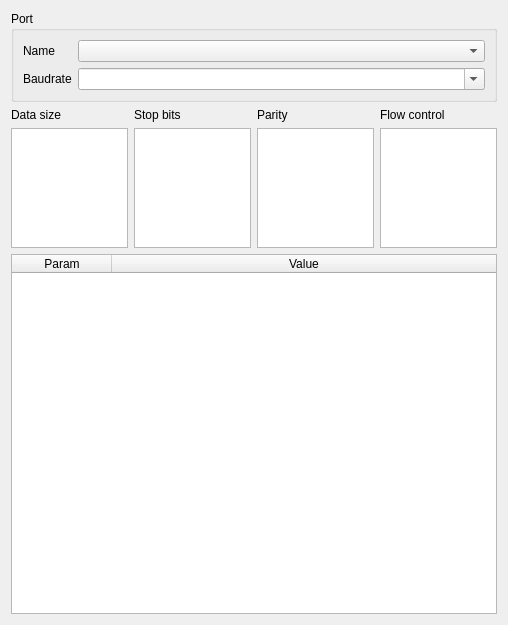
<?xml version="1.0" encoding="UTF-8"?>
<ui version="4.0">
 <class>ConfigSerialTermWidget</class>
 <widget class="QWidget" name="ConfigSerialTermWidget">
  <property name="geometry">
   <rect>
    <x>0</x>
    <y>0</y>
    <width>508</width>
    <height>625</height>
   </rect>
  </property>
  <property name="windowTitle">
   <string>Confguration: serial port</string>
  </property>
  <layout class="QGridLayout" name="gridLayout" rowstretch="0,0,0,0">
   <item row="0" column="0" colspan="4">
    <widget class="QGroupBox" name="grbPort">
     <property name="title">
      <string>Port</string>
     </property>
     <layout class="QFormLayout" name="formLayout">
      <item row="0" column="0">
       <widget class="QLabel" name="lblName">
        <property name="text">
         <string>Name</string>
        </property>
       </widget>
      </item>
      <item row="0" column="1">
       <widget class="QComboBox" name="cmbName">
        <property name="editable">
         <bool>false</bool>
        </property>
       </widget>
      </item>
      <item row="1" column="0">
       <widget class="QLabel" name="lblBaudrate">
        <property name="text">
         <string>Baudrate</string>
        </property>
       </widget>
      </item>
      <item row="1" column="1">
       <widget class="QComboBox" name="cmbBaudrate">
        <property name="editable">
         <bool>true</bool>
        </property>
       </widget>
      </item>
     </layout>
    </widget>
   </item>
   <item row="1" column="1">
    <widget class="QLabel" name="lblStopBits">
     <property name="text">
      <string>Stop bits</string>
     </property>
    </widget>
   </item>
   <item row="2" column="0">
    <widget class="QListWidget" name="listDataSize">
     <property name="sizePolicy">
      <sizepolicy hsizetype="Expanding" vsizetype="Minimum">
       <horstretch>0</horstretch>
       <verstretch>0</verstretch>
      </sizepolicy>
     </property>
     <property name="maximumSize">
      <size>
       <width>16777215</width>
       <height>120</height>
      </size>
     </property>
    </widget>
   </item>
   <item row="1" column="2">
    <widget class="QLabel" name="lblParity">
     <property name="text">
      <string>Parity</string>
     </property>
    </widget>
   </item>
   <item row="2" column="3">
    <widget class="QListWidget" name="listFlowControl">
     <property name="sizePolicy">
      <sizepolicy hsizetype="Expanding" vsizetype="Minimum">
       <horstretch>0</horstretch>
       <verstretch>0</verstretch>
      </sizepolicy>
     </property>
     <property name="maximumSize">
      <size>
       <width>16777215</width>
       <height>120</height>
      </size>
     </property>
    </widget>
   </item>
   <item row="1" column="0">
    <widget class="QLabel" name="lblDataSize">
     <property name="text">
      <string>Data size</string>
     </property>
    </widget>
   </item>
   <item row="2" column="2">
    <widget class="QListWidget" name="listParity">
     <property name="sizePolicy">
      <sizepolicy hsizetype="Expanding" vsizetype="Minimum">
       <horstretch>0</horstretch>
       <verstretch>0</verstretch>
      </sizepolicy>
     </property>
     <property name="maximumSize">
      <size>
       <width>16777215</width>
       <height>120</height>
      </size>
     </property>
    </widget>
   </item>
   <item row="1" column="3">
    <widget class="QLabel" name="lblFlowControl">
     <property name="text">
      <string>Flow control</string>
     </property>
    </widget>
   </item>
   <item row="2" column="1">
    <widget class="QListWidget" name="listStopBits">
     <property name="sizePolicy">
      <sizepolicy hsizetype="Expanding" vsizetype="Minimum">
       <horstretch>0</horstretch>
       <verstretch>0</verstretch>
      </sizepolicy>
     </property>
     <property name="maximumSize">
      <size>
       <width>16777215</width>
       <height>120</height>
      </size>
     </property>
    </widget>
   </item>
   <item row="3" column="0" colspan="4">
    <widget class="QTableWidget" name="tableParams">
     <attribute name="horizontalHeaderStretchLastSection">
      <bool>true</bool>
     </attribute>
     <attribute name="verticalHeaderVisible">
      <bool>false</bool>
     </attribute>
     <column>
      <property name="text">
       <string>Param</string>
      </property>
     </column>
     <column>
      <property name="text">
       <string>Value</string>
      </property>
     </column>
    </widget>
   </item>
  </layout>
 </widget>
 <resources/>
 <connections/>
</ui>
